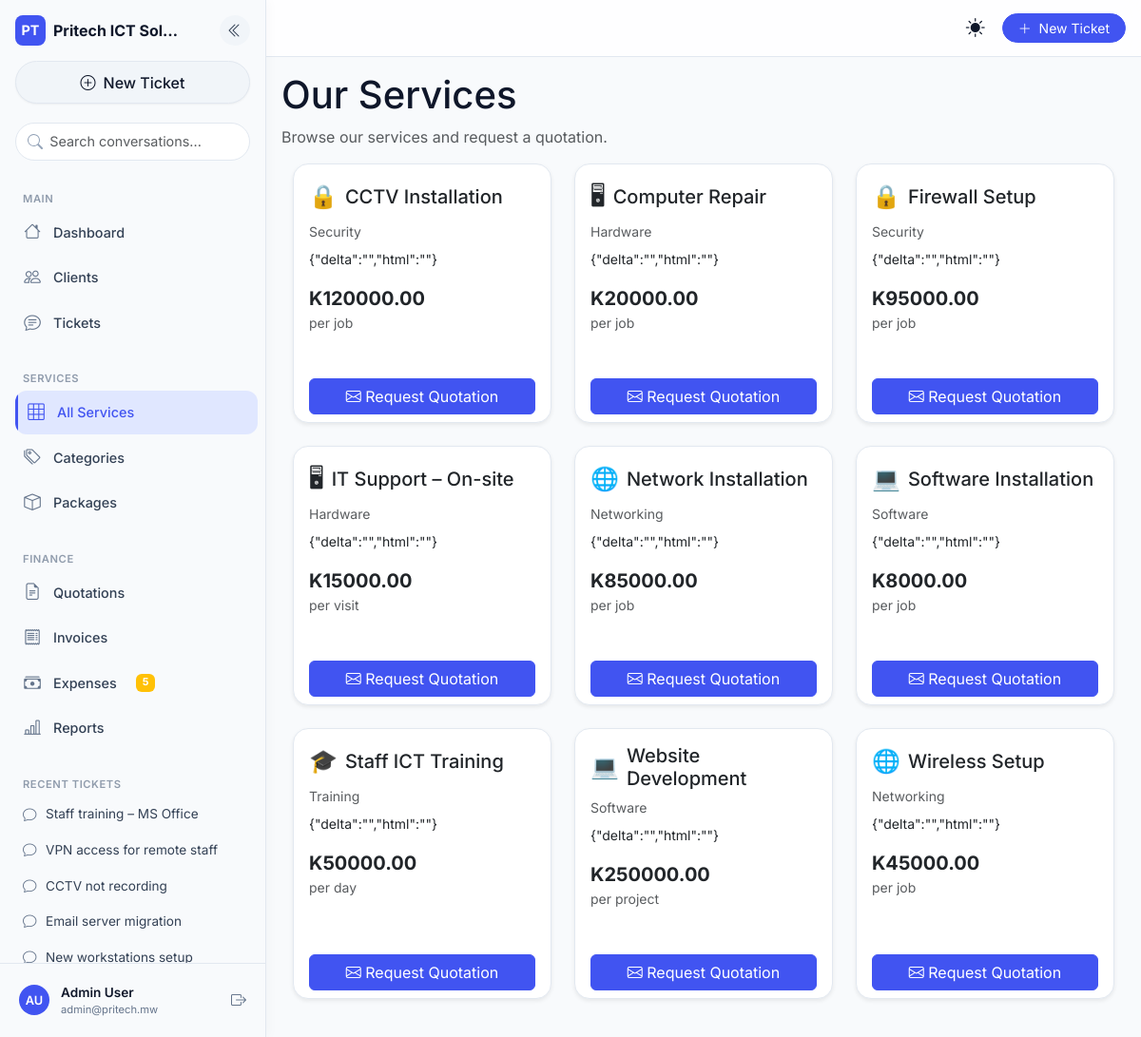
The page /services/catalog/ (signed in) on the database its author committed.
### core/models.py (models this page shows, shortened)
class SiteConfig(models.Model):
    company_name = models.CharField(max_length=200, default='Pritech ICT Solutions')
    tagline = models.CharField(max_length=300, blank=True)
    logo = models.ImageField(upload_to='logo/', null=True, blank=True)
    email = models.EmailField(blank=True)
    phone = models.CharField(max_length=30, blank=True)
    address = models.TextField(blank=True)
    website = models.URLField(blank=True)
    vat_rate = models.DecimalField(max_digits=5, decimal_places=4, default=0.165)
    currency = models.CharField(max_length=10, default='MWK')
    currency_symbol = models.CharField(max_length=5, default='K')
    bank_name = models.CharField(max_length=100, blank=True)
    bank_account = models.CharField(max_length=50, blank=True)
    mobile_money = models.CharField(max_length=50, blank=True)
    invoice_footer = models.TextField(blank=True)
    class Meta:
        verbose_name = 'Site Configuration'
    @classmethod
    def get(cls):
        obj, _ = cls.objects.get_or_create(pk=1)
        return obj

### tickets/models.py (models this page shows, shortened)
class Ticket(models.Model):
    STATUS_CHOICES = [
        ('open', 'Open'),
        ('assigned', 'Assigned'),
        ('in_progress', 'In Progress'),
        ('resolved', 'Resolved'),
        ('closed', 'Closed'),
        ('escalated', 'Escalated'),
    ]
    PRIORITY_CHOICES = [
        ('low', 'Low'),
        ('medium', 'Medium'),
        ('high', 'High'),
        ('critical', 'Critical'),
    ]
    VALID_TRANSITIONS = {
        'open': ['assigned', 'closed'],
        'assigned': ['in_progress', 'open'],
        'in_progress': ['resolved', 'escalated', 'assigned'],
        'resolved': ['closed', 'open'],
        'escalated': ['in_progress', 'assigned'],
        'closed': ['open'],
    }
    ticket_number = models.CharField(max_length=20, unique=True, blank=True)
    title = models.CharField(max_length=300)
    description = QuillField()
    client = models.ForeignKey(
        'clients.ClientOrganization',
        on_delete=models.CASCADE,
        related_name='tickets',
        db_index=True  # Performance index
    )
    service = models.ForeignKey('services.Service', on_delete=models.SET_NULL, null=True, blank=True)
    assigned_to = models.ForeignKey(
        settings.AUTH_USER_MODEL,
        on_delete=models.SET_NULL,
        null=True, blank=True,
        related_name='assigned_tickets',
        db_index=True
    )
    created_by = models.ForeignKey(
        settings.AUTH_USER_MODEL,
        on_delete=models.SET_NULL,
        null=True, blank=True,
        related_name='created_tickets'
    )
    status = models.CharField(max_length=20, choices=STATUS_CHOICES, default='open', db_index=True)
    priority = models.CharField(max_length=10, choices=PRIORITY_CHOICES, default='medium', db_index=True)
    created_at = models.DateTimeField(auto_now_add=True, db_index=True)
    updated_at = models.DateTimeField(auto_now=True)
    resolved_at = models.DateTimeField(null=True, blank=True)
    history = HistoricalRecords()
    class Meta:
        ordering = ['-created_at']

### accounts/models.py (models this page shows, shortened)
class User(AbstractUser):
    id = models.UUIDField(primary_key=True, default=uuid.uuid4, editable=False)
    USER_TYPE_CHOICES = (('client', 'Client'), ('staff', 'Staff'))
    CLIENT_ROLE_CHOICES = [
        ('admin', 'Administrator'),
        ('viewer', 'Viewer'),
        ('billing', 'Billing'),
    ]
    user_type = models.CharField(max_length=10, choices=USER_TYPE_CHOICES, default='client')
    email = models.EmailField(unique=True)
    phone_number = models.CharField(max_length=20, unique=True, null=True, blank=True)
    national_id = models.CharField(max_length=50, unique=True, null=True, blank=True)
    physical_address = models.TextField(blank=True)
    last_login_ip = models.GenericIPAddressField(null=True, blank=True)
    client_role = models.CharField(
        max_length=20,
        choices=CLIENT_ROLE_CHOICES,
        default='viewer',
        blank=True,
        help_text="Role within the client organization (only for client users)"
    )
    is_2fa_enabled = models.BooleanField(default=False)
    USERNAME_FIELD = 'email'
    REQUIRED_FIELDS = ['username']
    def has_role(self, role_code):
        return self.user_roles.filter(role__code=role_code).exists()
    def has_perm_code(self, permission_code):
        from .models import RolePermission
        return RolePermission.objects.filter(
            role__user_roles__user=self,
            permission__code=permission_code
        ).exists()

### services/models.py (models this page shows, shortened)
class Service(models.Model):
    BILLING_TYPE_CHOICES = [
        ('one_time', 'One Time'),
        ('recurring', 'Recurring'),
    ]
    name = models.CharField(max_length=200)
    category = models.ForeignKey(
        ServiceCategory,
        on_delete=models.SET_NULL,
        null=True,
        blank=True,
        related_name='services'
    )
    description = QuillField(blank=True)      # ⬅️ rich text now
    base_price = models.DecimalField(max_digits=12, decimal_places=2, default=0)
    unit = models.CharField(
        max_length=50,
        default='job',
        help_text='e.g. job, hour, month'
    )
    billing_type = models.CharField(
        max_length=20,
        choices=BILLING_TYPE_CHOICES,
        default='one_time'
    )
    is_active = models.BooleanField(default=True)
    created_at = models.DateTimeField(auto_now_add=True)
    class Meta:
        ordering = ['name']

class ServiceCategory(models.Model):
    name = models.CharField(max_length=100)
    icon = models.CharField(max_length=50, default='🔧')
    description = QuillField(blank=True)      # ⬅️ rich text now
    class Meta:
        verbose_name_plural = 'Service categories'

### services/views.py (the view)
# urls.py: path('catalog/', ClientServiceCatalogView.as_view(), name='client_service_catalog'),
class ClientServiceCatalogView(LoginRequiredMixin, ListView):
    model = Service
    template_name = 'services/client_catalog.html'
    context_object_name = 'services'
    def get_queryset(self):
        return Service.objects.filter(is_active=True).select_related('category')

### accounts/templatetags/account_tags.py (called while the page is built)
@register.filter(name='has_perm')
def has_perm(user, perm_code):
    if user.is_authenticated:
        return user.has_perm_code(perm_code)
    return False

### core/context_processors.py (called while the page is built)
def site_config(request):
    return {'site_config': SiteConfig.get()}

def sidebar_recent_items(request):
    if request.user.is_authenticated:
        from .services import CommonDashboardService
        return CommonDashboardService.get_context(request.user)
    return {}

def pending_expenses_count(request):
    if request.user.is_authenticated and request.user.is_staff:
        try:
            count = Expense.objects.filter(status='pending').count()
            return {'pending_expenses_count': count}
        except Exception:
            return {'pending_expenses_count': 0}
    return {}

### core/services.py (called while the page is built)
    @staticmethod
    def get_context(user):
        if user.user_type == 'client':
            client_org = ClientOrganization.objects.filter(user=user).first()
            if client_org:
                tickets = Ticket.objects.filter(client=client_org)
                invoices = Invoice.objects.filter(client=client_org)
            else:
                tickets = Ticket.objects.none()
                invoices = Invoice.objects.none()
        elif user.has_perm_code('view_finance_dashboard') or user.has_role('TECHNICIAN'):
            tickets = Ticket.objects.all()
            invoices = Invoice.objects.all()
        else:
            tickets = Ticket.objects.all()
            invoices = Invoice.objects.all()
        return {
            'recent_sidebar_tickets': tickets.order_by('-created_at')[:5],
            'recent_sidebar_invoices': invoices.order_by('-created_at')[:3],
        }

### core/templatetags/core_tags.py (called while the page is built)
@register.filter(name='has_any_role')
def has_any_role(user, roles_str):
    if not user or not user.is_authenticated:
        return False
    roles = [role.strip() for role in roles_str.split(',')]
    return any(user.has_role(role) for role in roles)

### portfolio/context_processors.py (called while the page is built)
def portfolio_settings(request):
    return {'portfolio_settings': PortfolioSettings.get()}

### portfolio/models.py (called while the page is built)
    @classmethod
    def get(cls):
        obj, _ = cls.objects.get_or_create(pk=1)
        return obj

### templates/services/client_catalog.html (shortened to what this page needs)
{% extends "base.html" %}
{% load static %}
{% block content %}
<div class="page-header">
  <h1>Our Services</h1>
  <p class="text-muted">Browse our services and request a quotation.</p>
</div>
{% if services %}
<div class="row g-4">
  {% for service in services %}
  <div class="col-md-6 col-lg-4">
    <div class="card h-100 shadow-sm">
      <div class="card-body">
        <div class="d-flex align-items-center gap-2 mb-2">
          {% if service.category.icon %}
            <span style="font-size: 1.5rem;">{{ service.category.icon }}</span>
          {% endif %}
          <h5 class="card-title mb-0">{{ service.name }}</h5>
        </div>
        {% if service.category %}
          <div class="small text-muted mb-2">{{ service.category.name }}</div>
        {% endif %}
        <p class="card-text small">{{ service.description|truncatewords:25 }}</p>
        <div class="mt-3">
          <div class="fw-bold fs-5">{{ site_config.currency_symbol }}{{ service.base_price|floatformat:2 }}</div>
          <div class="text-muted small">per {{ service.unit }}</div>
        </div>
      </div>
      <div class="card-footer bg-transparent border-top-0">
        <a href="{% url 'request_service_quote' service.pk %}" class="btn btn-primary w-100">
          <i class="bi bi-envelope"></i> Request Quotation
        </a>
      </div>
    </div>
  </div>
  {% endfor %}
</div>
{% else %}
<div class="alert alert-info">No services available at the moment.</div>
{% endif %}
{% endblock %}

### templates/base.html (shortened to what this page needs)
{% load static %}
{% load account_tags %}
{% load core_tags %}
<!DOCTYPE html>
<html lang="en" data-theme="light" data-bs-theme="light">
<head>
  <link href="https://cdn.jsdelivr.net/npm/bootstrap@5.3.0/dist/css/bootstrap.min.css" rel="stylesheet">
  <link rel="stylesheet" href="https://cdn.jsdelivr.net/npm/bootstrap-icons@1.11.0/font/bootstrap-icons.css">
  <link rel="stylesheet" href="{% static 'css/mobile-first.css' %}">
</head>
<body class="{% if request.user.is_authenticated %}sidebar-expanded{% endif %}">
  {% if request.user.is_authenticated %}
  <aside class="desktop-sidebar d-none d-lg-flex">
    <div class="sidebar-header">
      <div class="d-flex align-items-center justify-content-between mb-3">
        <div class="d-flex align-items-center gap-2">
          <div class="brand-icon"><span class="fw-bold">PT</span></div>
          <span class="fw-bold brand-name">{{ site_config.company_name|truncatechars:16 }}</span>
        </div>
        <button class="sidebar-collapse-btn" id="sidebarCollapseBtn" type="button"
                data-bs-toggle="tooltip" title="Collapse sidebar" aria-label="Collapse sidebar">
          <i class="bi bi-chevron-double-left"></i>
        </button>
      </div>
      <a href="{% url 'ticket_create' %}" class="new-chat-btn"><i class="bi bi-plus-circle"></i> New Ticket</a>
    </div>
    <div class="sidebar-search">
      <input type="text" class="form-control" placeholder="Search conversations...">
    </div>
    <div class="sidebar-nav-section">
      <div class="nav-label">Main</div>
      <a href="{% url 'dashboard' %}" class="ai-nav-link"><i class="bi bi-house"></i> Dashboard</a>
      {% if request.user|has_any_role:'ADMIN,SALES,FINANCE' %}
        <a href="{% url 'client_list' %}" class="ai-nav-link"><i class="bi bi-people"></i> Clients</a>
      {% endif %}
      <a href="{% url 'ticket_list' %}" class="ai-nav-link"><i class="bi bi-chat-text"></i> Tickets</a>
      {% if request.user.is_staff %}
        <div class="nav-label mt-3">Services</div>
        <a href="{% url 'service_list' %}" class="ai-nav-link"><i class="bi bi-grid-3x3"></i> All Services</a>
        <a href="{% url 'service_category_list' %}" class="ai-nav-link"><i class="bi bi-tags"></i> Categories</a>
        <a href="{% url 'service_package_list' %}" class="ai-nav-link"><i class="bi bi-box"></i> Packages</a>
      {% endif %}
      {% if request.user|has_perm:'view_finance_dashboard' or request.user.is_staff %}
        <div class="nav-label mt-3">Finance</div>
        <a href="{% url 'quotation_list' %}" class="ai-nav-link"><i class="bi bi-file-earmark-text"></i> Quotations</a>
        <a href="{% url 'invoice_list' %}" class="ai-nav-link"><i class="bi bi-receipt"></i> Invoices</a>
        <a href="{% url 'expense_list' %}?status=pending" class="ai-nav-link">
          <i class="bi bi-cash-stack"></i> Expenses
          {% if pending_expenses_count %}
            <span class="badge bg-warning ms-2">{{ pending_expenses_count }}</span>
          {% endif %}
        </a>
        <a href="{% url 'finance_reports' %}" class="ai-nav-link"><i class="bi bi-bar-chart-line"></i> Reports</a>
      {% endif %}
      <div class="recent-section">
        <div class="nav-label">Recent Tickets</div>
        {% if recent_sidebar_tickets %}
          {% for ticket in recent_sidebar_tickets|slice:":5" %}
            <a href="{% url 'ticket_detail' ticket.pk %}" class="recent-item" title="{{ ticket.title }}">
              <i class="bi bi-chat"></i><span class="flex-grow-1 text-truncate">{{ ticket.title }}</span>
            </a>
          {% endfor %}
        {% else %}
          <div class="text-muted small px-2 py-2">No recent tickets</div>
        {% endif %}
      </div>
    </div>
    <div class="sidebar-footer">
      <div class="user-profile">
        <div class="user-avatar">
          {{ request.user.first_name|first|upper }}{{ request.user.last_name|first|upper }}
        </div>
        <div class="user-info">
          <div class="user-name">{{ request.user.get_full_name|default:request.user.email }}</div>
          <div class="user-email">{{ request.user.email }}</div>
        </div>
        <form method="post" action="{% url 'logout' %}" class="ms-auto">
          <button type="submit" class="logout-btn" data-bs-toggle="tooltip" title="Logout" aria-label="Logout">
            <i class="bi bi-box-arrow-right"></i>
          </button>
        </form>
      </div>
    </div>
  </aside>
  {% endif %}
  <header class="topbar sticky-top {% if request.user.is_authenticated %}topbar-desktop{% endif %}">
    <div class="d-flex align-items-center h-100 px-3">
      {% if request.user.is_authenticated %}
      <button class="desktop-menu-btn d-none d-lg-block me-2" id="desktopMenuToggle" type="button"
              data-bs-toggle="tooltip" title="Toggle sidebar" aria-label="Toggle sidebar">
      </button>
      {% endif %}
      <span class="page-title fw-semibold flex-grow-1">{% block page_title %}Dashboard{% endblock %}</span>
      <button class="theme-toggle-btn me-2" id="themeToggle" type="button"
              data-bs-toggle="tooltip" title="Switch theme" aria-label="Switch dark/light mode">
        <i class="bi bi-sun-fill light-icon"></i>
      </button>
      {% if request.user.is_authenticated %}
      <a href="{% url 'ticket_create' %}" class="btn btn-primary btn-sm rounded-pill px-3 d-none d-sm-block">
        <i class="bi bi-plus-lg me-1"></i> New Ticket
      </a>
      {% endif %}
    </div>
  </header>
  <main id="main-content" class="main-content pb-6 mb-4 {% if request.user.is_authenticated %}main-content-desktop{% endif %}">
    <div class="container-fluid py-3">
      {% block content %}{% endblock %}
    </div>
  </main>
</body>
</html>

### rows shown on the page
SiteConfig: company_name "Pritech ICT Sol…", currency_symbol "K"
Ticket: title "Staff training – MS Office"
Ticket: title "VPN access for remote staff"
Ticket: title "CCTV not recording"
Ticket: title "Email server migration"
Ticket: title "New workstations setup"
User: user.first_name|first "A", user.last_name|first "U", user.get_full_name "Admin User", user.email "admin@pritech.mw"
Service: category.icon "🔒", name "CCTV Installation", category.name "Security", description "{\"delta\":\"\",\"html\":\"\"}", base_price "120000.00", unit "job"
Service: category.icon "🖥", name "Computer Repair", category.name "Hardware", description "{\"delta\":\"\",\"html\":\"\"}", base_price "20000.00", unit "job"
Service: category.icon "🔒", name "Firewall Setup", category.name "Security", description "{\"delta\":\"\",\"html\":\"\"}", base_price "95000.00", unit "job"
Service: category.icon "🖥", name "IT Support – On-site", category.name "Hardware", description "{\"delta\":\"\",\"html\":\"\"}", base_price "15000.00", unit "visit"
Service: category.icon "🌐", name "Network Installation", category.name "Networking", description "{\"delta\":\"\",\"html\":\"\"}", base_price "85000.00", unit "job"
Service: category.icon "💻", name "Software Installation", category.name "Software", description "{\"delta\":\"\",\"html\":\"\"}", base_price "8000.00", unit "job"
Service: category.icon "🎓", name "Staff ICT Training", category.name "Training", description "{\"delta\":\"\",\"html\":\"\"}", base_price "50000.00", unit "day"
Service: category.icon "💻", name "Website Development", category.name "Software", description "{\"delta\":\"\",\"html\":\"\"}", base_price "250000.00", unit "project"
Service: category.icon "🌐", name "Wireless Setup", category.name "Networking", description "{\"delta\":\"\",\"html\":\"\"}", base_price "45000.00", unit "job"

### other values the page prints
{{ pending_expenses_count }} "5"
